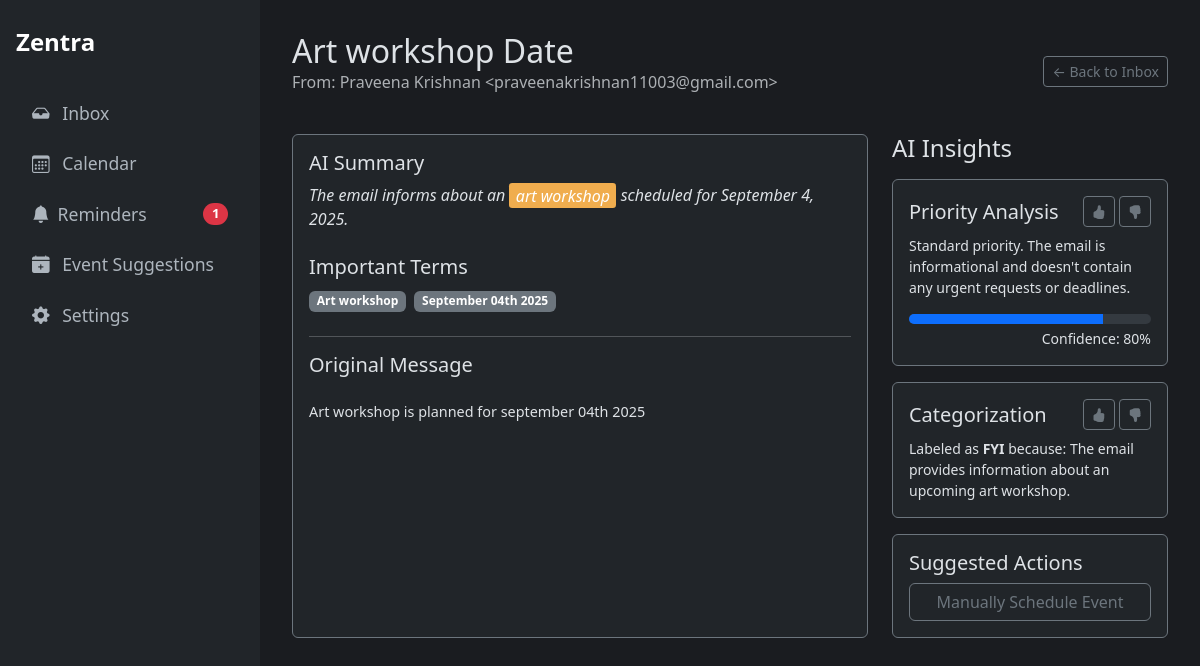
The app's page /classification/5 with its own data.
### tables this page shows
CREATE TABLE classifications (
    id INTEGER PRIMARY KEY AUTOINCREMENT,
    gmail_message_id TEXT UNIQUE NOT NULL, -- NEW: Added unique message ID
    created_at TIMESTAMP NOT NULL DEFAULT CURRENT_TIMESTAMP,
    subject TEXT NOT NULL,
    sender TEXT NOT NULL,
    body TEXT,
    category TEXT,
    confidence REAL,
    priority_analysis TEXT,
    category_reason TEXT,
    summary TEXT,
    important_terms TEXT,
    response_draft TEXT
);

### Oauth.py (the view)
@app.route("/classification/<int:classification_id>")
def classification_detail_view(classification_id):
    classification = database.get_classification_by_id(classification_id)
    if not classification: return "Classification not found", 404
    suggestion = database.get_suggestion_by_classification_id(classification_id)
    summary = classification['summary']
    if classification['important_terms']:
        terms = [term.strip() for term in classification['important_terms'].split(',')]
        for term in terms:
            if term:
                summary = re.sub(f'({re.escape(term)})', r'<span class="highlight">\1</span>', summary, flags=re.IGNORECASE)
    return render_template("detail.html", classification=classification, highlighted_summary=summary, suggestion=suggestion)

### Oauth.py (called while the page is built)
@app.context_processor
def inject_counts():
    pending_reminders_count = database.get_pending_reminders_count()
    return dict(pending_reminders_count=pending_reminders_count)

### database.py (called while the page is built)
def get_db_connection():
    conn = sqlite3.connect(DATABASE_FILE, timeout=10)
    conn.row_factory = sqlite3.Row
    return conn

def get_classification_by_id(classification_id):
    conn = get_db_connection()
    classification = conn.execute(
        'SELECT * FROM classifications WHERE id = ?', (classification_id,)
    ).fetchone()
    conn.close()
    return classification

def get_suggestion_by_classification_id(classification_id):
    conn = get_db_connection()
    suggestion = conn.execute(
        "SELECT * FROM suggested_events WHERE source_email_id = ? AND status = 'pending'",
        (classification_id,)
    ).fetchone()
    conn.close()
    return suggestion

def get_pending_reminders_count():
    conn = get_db_connection()
    count = conn.execute(
        "SELECT COUNT(id) FROM reminders WHERE status = 'active'"
    ).fetchone()[0]
    conn.close()
    return count

### templates/detail.html (shortened to what this page needs)
{% extends "layout.html" %}
{% block content %}
<div class="mb-4 d-flex justify-content-between align-items-center">
  <div>
    <h1 class="h2 mb-0">{{ classification.subject }}</h1>
    <p class="text-muted">From: {{ classification.sender }}</p>
  </div>
  <a href="/recent_classified" class="btn btn-sm btn-outline-secondary">&larr; Back to Inbox</a>
</div>
<div class="row g-4">
  <div class="col-md-8">
    <div class="card bg-dark border-secondary h-100">
      <div class="card-body">
        <h5 class="card-title">AI Summary</h5>
        <p class="card-text fst-italic">
          {{ highlighted_summary | safe }}
        </p>
        {% if classification.important_terms %}
        <h5 class="card-title mt-4">Important Terms</h5>
        <div class="mb-4">
            {% for term in classification.important_terms.split(',') %}
                {% if term.strip() %}
                    <span class="badge bg-secondary me-1">{{ term.strip() }}</span>
                {% endif %}
            {% endfor %}
        </div>
        {% endif %}
        <hr>
        <h5 class="card-title mb-4">Original Message</h5>
        <pre style="white-space: pre-wrap; font-family: inherit; font-size: 0.9rem;">{{ classification.body }}</pre>
      </div>
    </div>
  </div>
  <div class="col-md-4">
    <h4 class="mb-3">AI Insights</h4>
    <div class="card bg-dark border-secondary mb-3">
      <div class="card-body">
        <div class="d-flex justify-content-between align-items-center mb-2">
          <h5 class="card-title mb-0">Priority Analysis</h5>
          <div>
            <a href="#" class="btn btn-sm btn-outline-secondary"><i class="bi bi-hand-thumbs-up-fill"></i></a>
            <a href="#" class="btn btn-sm btn-outline-secondary"><i class="bi bi-hand-thumbs-down-fill"></i></a>
          </div>
        </div>
        <p class="card-text small">{{ classification.priority_analysis }}</p>
        <div class="progress" role="progressbar" style="height: 10px;">
          <div class="progress-bar" style="width: {{ (classification.confidence|float) * 100 }}%"></div>
        </div>
        <div class="text-end small mt-1">Confidence: {{ "%.0f"|format((classification.confidence|float) * 100) }}%</div>
      </div>
    </div>
    <div class="card bg-dark border-secondary mb-3">
      <div class="card-body">
        <div class="d-flex justify-content-between align-items-center mb-2">
          <h5 class="card-title mb-0">Categorization</h5>
          <div>
            <a href="#" class="btn btn-sm btn-outline-secondary"><i class="bi bi-hand-thumbs-up-fill"></i></a>
            <a href="#" class="btn btn-sm btn-outline-secondary"><i class="bi bi-hand-thumbs-down-fill"></i></a>
          </div>
        </div>
        <p class="card-text small">Labeled as <strong>{{ classification.category }}</strong> because: {{ classification.category_reason }}</p>
      </div>
    </div>
    <div class="card bg-dark border-secondary">
      <div class="card-body">
        <h5 class="card-title">Suggested Actions</h5>
        <div class="d-grid gap-2">
          {% if suggestion %}
            <button id="scheduleBtn" class="btn btn-outline-secondary" type="button"
                    data-suggestion-id="{{ suggestion.id }}"
                    data-bs-toggle="modal" data-bs-target="#scheduleModal">
              AI-Suggested Event Found
            </button>
          {% else %}
            <button class="btn btn-outline-secondary" type="button" data-bs-toggle="modal" data-bs-target="#manualScheduleModal">
              Manually Schedule Event
            </button>
          {% endif %}
        </div>
      </div>
    </div>
  </div>
</div>
{% endblock %}

### templates/layout.html (style rules this page uses)
body { display: flex; min-height: 100vh; background-color: #1a1c20; color: #dee2e6; }
.highlight { background-color: #f0ad4e; color: #fff; padding: 0.1em 0.4em; border-radius: 0.2rem; font-weight: 500; }

### templates/detail.html (style rules this page uses)
.highlight { background-color: #f0ad4e; color: #fff; padding: 0.1em 0.4em; border-radius: 0.2rem; font-weight: 500; }

### records on screen
classifications: subject "Art workshop Date", sender "Praveena Krishnan <praveenakrishnan11003@gmail.com>", body "Art workshop is planned for september 04th 2025", priority_analysis "Standard priority. The email is informational and doesn't contain any urgent requests or deadlines.", (classification.confidence|float)*100 "80", category "FYI", category_reason "The email provides information about an upcoming art workshop."

### other values on screen
{{ pending_reminders_count }} "1"
{{ highlighted_summary | safe }} "The email informs about an art workshop scheduled for September 4, 2025."
{{ term.strip() }} "Art workshop" "September 04th 2025"
